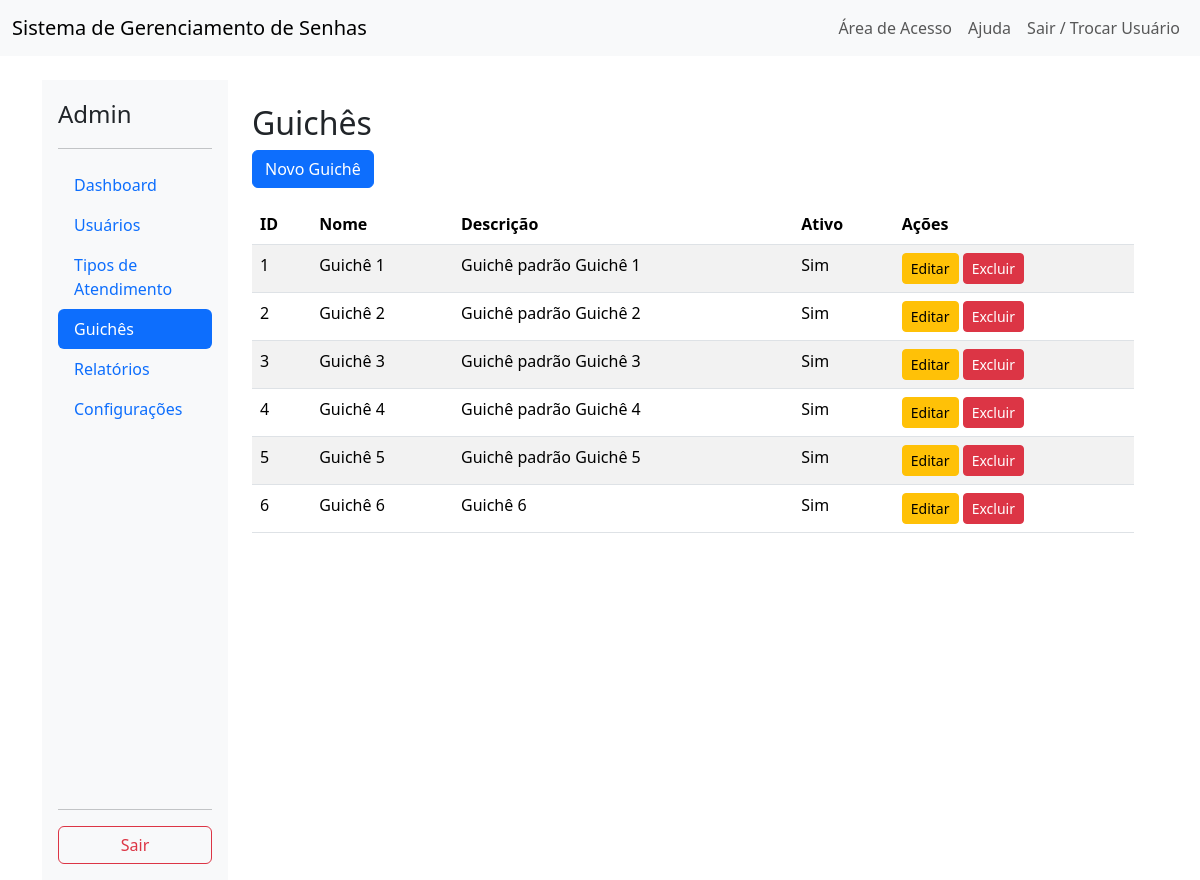
/admin/guiche/admin/guiches (signed in), run on the app's committed database.
### app/models.py (models this page shows)
class Guiche(db.Model):
    __tablename__ = 'guiches'
    id = db.Column(db.Integer, primary_key=True)
    nome = db.Column(db.String(50), unique=True, nullable=False)
    descricao = db.Column(db.String(100))
    ativo = db.Column(db.Boolean, default=True)

### app/routes/admin_guiche.py (the view)
@admin_guiche_bp.route('/admin/guiches')
@login_required
def listar_guiches():
    if not current_user.is_admin:
        return redirect(url_for('operator.painel'))
    guiches = Guiche.query.all()
    return render_template('admin/guiche_list.html', guiches=guiches)

### app/__init__.py (called while the page is built)
@login_manager.user_loader
def load_user(user_id):
    return Usuario.query.get(int(user_id))

### app/templates/admin/guiche_list.html
{% extends 'base.html' %}
{% block content %}
<div class="container-fluid">
  <div class="row">
    <div class="col-2 p-0">
      {% include 'admin/_sidebar.html' %}
    </div>
    <div class="col-10">
      <div class="container mt-4">
        <h2>Guichês</h2>
        <a href="{{ url_for('admin_guiche.novo_guiche') }}" class="btn btn-primary mb-3">Novo Guichê</a>
        <table class="table table-striped">
          <thead>
            <tr>
              <th>ID</th>
              <th>Nome</th>
              <th>Descrição</th>
              <th>Ativo</th>
              <th>Ações</th>
            </tr>
          </thead>
          <tbody>
            {% for guiche in guiches %}
            <tr>
              <td>{{ guiche.id }}</td>
              <td>{{ guiche.nome }}</td>
              <td>{{ guiche.descricao }}</td>
              <td>{{ 'Sim' if guiche.ativo else 'Não' }}</td>
              <td>
                <a href="{{ url_for('admin_guiche.editar_guiche', guiche_id=guiche.id) }}" class="btn btn-sm btn-warning">Editar</a>
                <form action="{{ url_for('admin_guiche.deletar_guiche', guiche_id=guiche.id) }}" method="post" style="display:inline;">
                  <button type="submit" class="btn btn-sm btn-danger" onclick="return confirm('Tem certeza?')">Excluir</button>
                </form>
              </td>
            </tr>
            {% else %}
            <tr><td colspan="5" class="text-center">Nenhum guichê cadastrado.</td></tr>
            {% endfor %}
          </tbody>
        </table>
      </div>
    </div>
  </div>
</div>
{% endblock %}

### data on the page
Guiche: id "1", nome "Guichê 1", descricao "Guichê padrão Guichê 1", ativo "Sim"
Guiche: id "2", nome "Guichê 2", descricao "Guichê padrão Guichê 2", ativo "Sim"
Guiche: id "3", nome "Guichê 3", descricao "Guichê padrão Guichê 3", ativo "Sim"
Guiche: id "4", nome "Guichê 4", descricao "Guichê padrão Guichê 4", ativo "Sim"
Guiche: id "5", nome "Guichê 5", descricao "Guichê padrão Guichê 5", ativo "Sim"
Guiche: id "6", nome "Guichê 6", descricao "Guichê 6", ativo "Sim"

### other printed values
{{ config_nome_clinica or 'Sistema de Gerenciamento de Senhas' }} "Sistema de Gerenciamento de Senhas"
